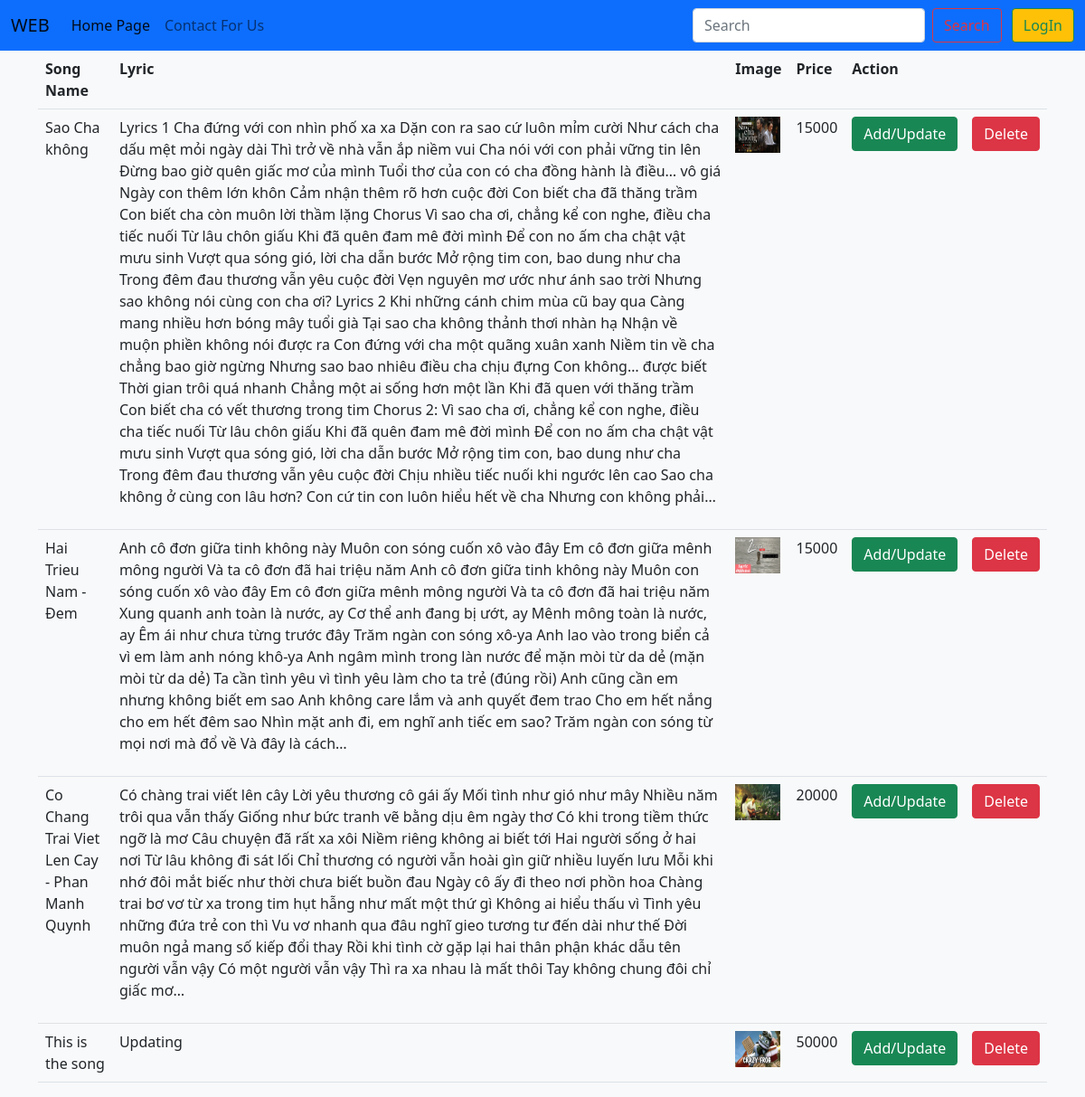
The page /qlsong.php on the database its author committed.
### tables this page shows
CREATE TABLE `song` (
  `SongID` int(100) NOT NULL,
  `SongName` varchar(100) NOT NULL,
  `SongImg` varchar(100) NOT NULL,
  `SongLyric` text NOT NULL,
  `Price` varchar(100) NOT NULL,
  `Mp3` varchar(100) NOT NULL,
  `SingerID` int(11) DEFAULT NULL,
  `GenreID` int(11) DEFAULT NULL
);

### qlsong.php (the view, shortened to what this page needs)
<!DOCTYPE html>
<html lang="en">
<head>
    <link href="https://cdn.jsdelivr.net/npm/bootstrap@5.0.0-beta1/dist/css/bootstrap.min.css" rel="stylesheet">
</head>
<body class="bg-light">
<nav class="navbar navbar-expand-lg navbar-light bg-primary sticky-top">
  <div class="container-fluid">
    <a class="navbar-brand" href="index.php">WEB</a>
    <div class="collapse navbar-collapse" id="navbarSupportedContent">
      <ul class="navbar-nav me-auto mb-2 mb-lg-0">
        <li class="nav-item">
          <a class="nav-link active" aria-current="page" href="index.php">Home Page</a>
        </li>
        <li class="nav-item">
          <a class="nav-link" href="https://www.facebook.com/h18620010">Contact For Us</a>
        </li>
      </ul>
      <form action="search.php" method="POST" class="d-flex">
        <input name="input" required class="form-control me-2" type="search" placeholder="Search" aria-label="Search">
        <button name="search" class="btn btn-outline-danger" type="submit">Search</button>
      </form>
      <?php
      if(isset($_SESSION['user']) or isset($_SESSION['admin']))
      {
          echo "<a style='margin-left: 1%;'  href='delete.php' class='btn btn-warning btn-outline-success'>LogOut</a>";
      }
      else{
        echo "<a style='margin-left: 1%;'  href='signin.php' class='btn btn-warning btn-outline-success'>LogIn</a>";
      }
        ?>
    </div>
  </div>
</nav>
    <div class="container">
        <div class="row">
            <div class="col-lg-12">
            <table class="table table-responsive">
                              <tr>
                                <th>Song Name</th>
                                <th>Lyric</th>
                                <th>Image</th>
                                <th>Price</th>
                                <th colspan="2">Action</th>
                              </tr>
                              <?php
                              include_once("config.php");
                                $result=mysqli_query($con,"Select * from song");
                                while($row=mysqli_fetch_array($result)){
                                  $id=$row['SongID'];
                                  echo "<tr>";
                                  echo "<td>".$row['SongName']."</td>"."<td><p>"
                                  .$row['SongLyric']."</p></td>"."<td>"."<img style='height:40px;width:50px' src='./"
                                  .$row['SongImg']."'/></td>"."<td>"
                                  .$row['Price']."</td>"."<td><a class='btn btn-success' href=song.php?update=".$id.">Add/Update</a></td>"."<td><a class='btn btn-danger' href='song.php?delete=".$id."'>Delete</a></td>";
                                  echo "</tr>";
                                }
                              ?>
                        </table>
            </div>
        </div>
    </div>
</body>
</html>

### rows shown on the page
song: SongName "Sao Cha không", SongLyric "Lyrics 1 Cha đứng với con nhìn phố xa xa Dặn con ra sao cứ luôn mỉm cười Như cách cha dấu mệt mỏi ngày dài Thì trở về nhà vẫn ắp niềm vui Cha nói với con phải vững tin lên Đừng bao giờ quên giấc mơ của mình Tuổi thơ của con có cha đồng hành là điều… vô giá Ngày con thêm lớn khôn Cảm nhận thêm rõ hơn cuộc đời Con biết cha đã thăng trầm Con biết cha còn muôn lời thầm lặng Chorus Vì sao cha ơi, chẳng kể con nghe, điều cha tiếc nuối Từ lâu chôn giấu Khi đã quên đam mê đời mình Để con no ấm cha chật vật mưu sinh Vượt qua sóng gió, lời cha dẫn bước Mở rộng tim con, bao dung như cha Trong đêm đau thương vẫn yêu cuộc đời Vẹn nguyên mơ ước như ánh sao trời Nhưng sao không nói cùng con cha ơi? Lyrics…", SongImg (picture), Price "15000"
song: SongName "Hai Trieu Nam - Đem", SongLyric "Anh cô đơn giữa tinh không này Muôn con sóng cuốn xô vào đây Em cô đơn giữa mênh mông người Và ta cô đơn đã hai triệu năm Anh cô đơn giữa tinh không này Muôn con sóng cuốn xô vào đây Em cô đơn giữa mênh mông người Và ta cô đơn đã hai triệu năm Xung quanh anh toàn là nước, ay Cơ thể anh đang bị ướt, ay Mênh mông toàn là nước, ay Êm ái như chưa từng trước đây Trăm ngàn con sóng xô-ya Anh lao vào trong biển cả vì em làm anh nóng khô-ya Anh ngâm mình trong làn nước để mặn mòi từ da dẻ (mặn mòi từ da dẻ) Ta cần tình yêu vì tình yêu làm cho ta trẻ (đúng rồi) Anh cũng cần em nhưng không biết em sao Anh không care lắm và anh quyết đem trao Cho em hết nắng cho em hết đêm sao Nhìn mặt anh đi, em nghĩ…", SongImg (picture), Price "15000"
song: SongName "Co Chang Trai Viet Len Cay - Phan Manh Quynh", SongLyric "Có chàng trai viết lên cây Lời yêu thương cô gái ấy Mối tình như gió như mây Nhiều năm trôi qua vẫn thấy Giống như bức tranh vẽ bằng dịu êm ngày thơ Có khi trong tiềm thức ngỡ là mơ Câu chuyện đã rất xa xôi Niềm riêng không ai biết tới Hai người sống ở hai nơi Từ lâu không đi sát lối Chỉ thương có người vẫn hoài gìn giữ nhiều luyến lưu Mỗi khi nhớ đôi mắt biếc như thời chưa biết buồn đau Ngày cô ấy đi theo nơi phồn hoa Chàng trai bơ vơ từ xa trong tim hụt hẫng như mất một thứ gì Không ai hiểu thấu vì Tình yêu những đứa trẻ con thì Vu vơ nhanh qua đâu nghĩ gieo tương tư đến dài như thế Đời muôn ngả mang số kiếp đổi thay Rồi khi tình cờ gặp lại hai thân phận khác dẫu tên người vẫn vậy Có một…", SongImg (picture), Price "20000"
song: SongName "This is the song", SongLyric "Updating", SongImg (picture), Price "50000"
